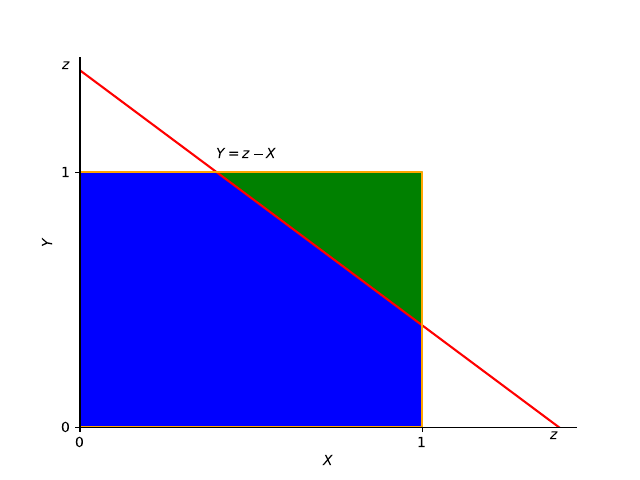

Python code for this plot:
import matplotlib.pyplot as plt

# Case II: z >=1.0
fig, ax = plt.subplots()
plt.fill((0.0,0.0,0.40,1.0,1.0,0.0),(0.,1.0,1.0,0.4,0.0,0.0),color="b")
plt.fill((0.4,1.0,1.0,0.4),(1.0,1.0,0.4,1.0), color="g")
plt.plot((0.0,1.4),(1.4,0.0),color="r")
plt.plot((0.0,0.0,1.0,1.0,0  ),(0.,1.,1.,0,0.),color="orange")
plt.xlim(0.0,1.45)
plt.ylim(0.0,1.45)
plt.xticks([0.0,1.0])
plt.yticks([0.0,1.0])
plt.xlabel(r"$X$")
plt.ylabel(r"$Y$")
plt.text(0.4, 1.05, r"$Y=z-X$")
ax.spines[['right', 'top']].set_visible(False)
plt.text(1.375, -0.05, r"$z$")
plt.text(-0.05,1.4,r"$z$")
#plt.show()
plt.savefig('case2.pdf',dpi=600)
